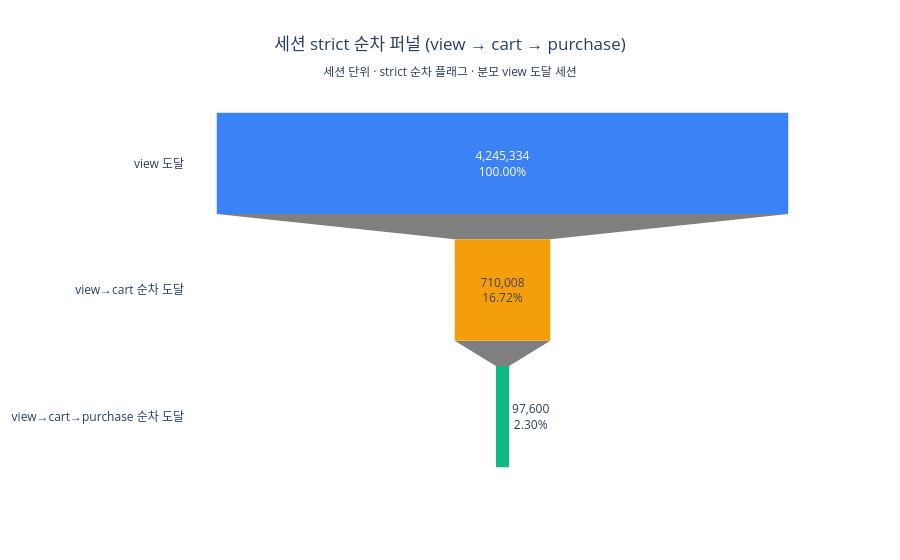

Notebook code for this chart:
### Code cell
fig = go.Figure(go.Funnel(
    y=funnel['단계'],
    x=funnel['세션수'],
    marker=dict(color=[color_map['view'], color_map['cart'], color_map['purchase']]),
    texttemplate='%{value:,.0f}<br>%{percentInitial:.2%}',
))
fig.update_layout(
    title=dict(
        text='세션 strict 순차 퍼널 (view → cart → purchase)<br>'
             '<sub>세션 단위 · strict 순차 플래그 · 분모 view 도달 세션</sub>',
        x=0.5,
        xanchor='center',
    ),
    plot_bgcolor='white',
)
fig.show()

### Figure 1 — Plotly figure (JSON) as saved in the notebook; plotly's stock layout.template omitted (floating-point values rounded to 4 significant figures)
{"data": [{"marker": {"color": ["#3B82F6", "#F59E0B", "#10B981"]}, "texttemplate": "%{value:,.0f}<br>%{percentInitial:.2%}", "type": "funnel", "x": [4245334, 710008, 97600], "y": ["view 도달", "view→cart 순차 도달", "view→cart→purchase 순차 도달"]}], "layout": {"plot_bgcolor": "white", "title": {"text": "세션 strict 순차 퍼널 (view → cart → purchase)<br><sub>세션 단위 · strict 순차 플래그 · 분모 view 도달 세션</sub>", "x": 0.5, "xanchor": "center"}}}
